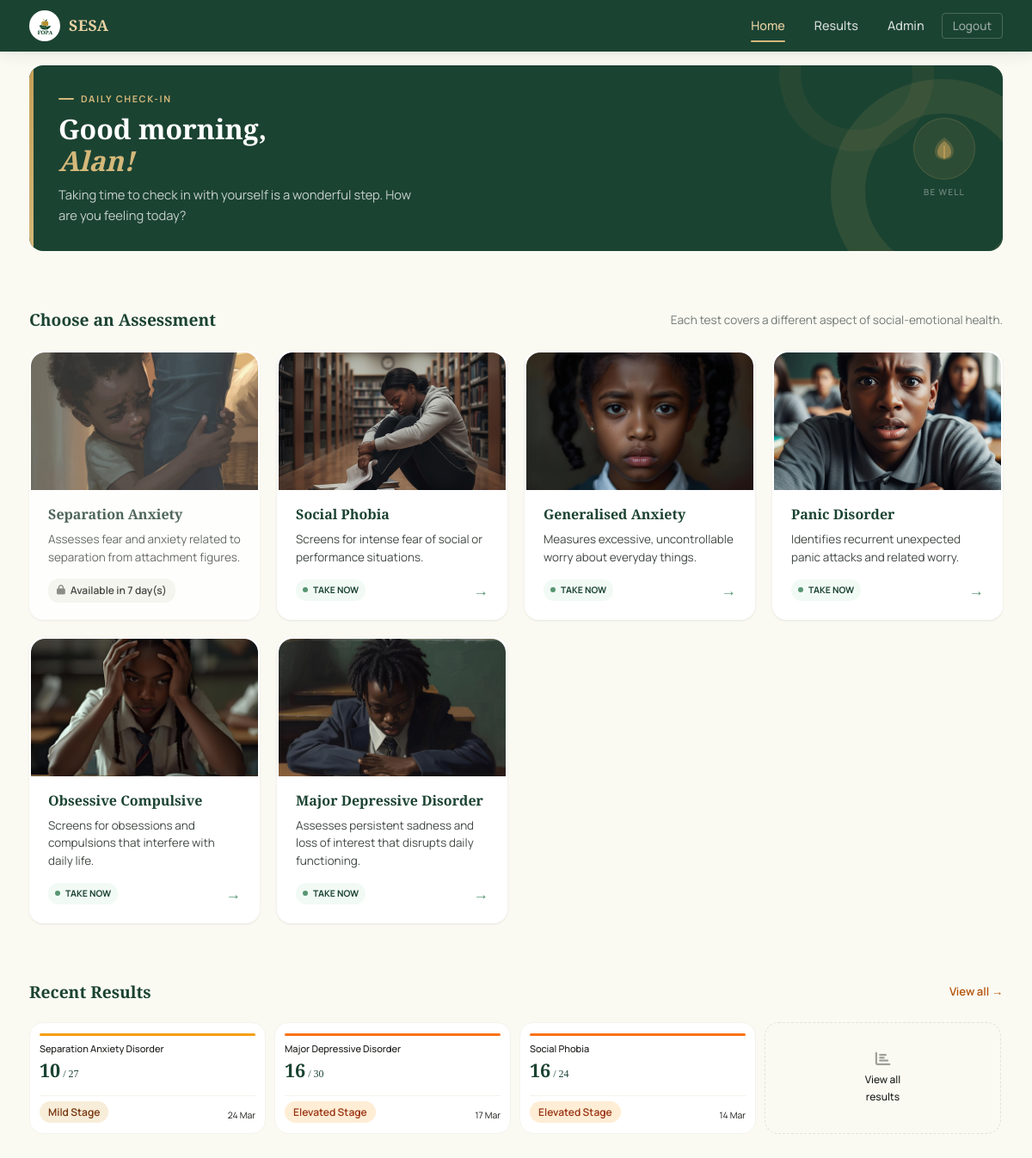
The app's page /home (signed in) with its own data.
### app/models/account.py (models this page shows, shortened)
class Accounts(UserMixin, db.Model):
    __tablename__ = 'accounts'
    id = db.Column(db.Integer, primary_key=True)
    fname = db.Column(db.String(100), nullable=False)
    lname = db.Column(db.String(100), nullable=False)
    email = db.Column(db.String(120), unique=True, nullable=True, index=True)
    username = db.Column(db.String(50), unique=True, nullable=False, index=True)
    password = db.Column(db.String(256), nullable=False)
    school_name = db.Column(db.String(200), nullable=True)
    gender = db.Column(db.String(20), nullable=True)
    birthdate = db.Column(db.Date, nullable=True)
    last_login = db.Column(db.DateTime, nullable=True)
    created_at = db.Column(db.DateTime, default=lambda: datetime.now(timezone.utc))
    school_id = db.Column(
        db.Integer,
        db.ForeignKey('school.id', ondelete='CASCADE', name='fk_accounts_school_id'),
        nullable=True,
        index=True
    )
    class_group = db.Column(db.String(50), nullable=True)   # e.g. "Form 2A", "JHS 3B"
    level = db.Column(db.String(20), nullable=True)          # jhs | shs | university
    claim_code_hash  = db.Column(db.String(256), nullable=True)
    claim_code_plain = db.Column(db.String(20),  nullable=True)
    is_claimed       = db.Column(db.Boolean, default=True, nullable=False, server_default='1')
    is_admin = db.Column(db.Boolean, default=False, nullable=False)
    is_counsellor = db.Column(db.Boolean, default=False, server_default='0', nullable=False)
    failed_attempts = db.Column(db.Integer, default=0, server_default='0', nullable=False)
    locked_until = db.Column(db.DateTime, nullable=True)  # NULL = not locked
    phone = db.Column(db.String(20), nullable=True)
    consent_given = db.Column(db.Boolean, default=False, nullable=False, server_default='0')
    consent_given_at = db.Column(db.DateTime, nullable=True)
    consent_version = db.Column(db.String(10), nullable=True)  # e.g. 'v1.0'
    test_results = db.relationship(
        'TestResult',
        backref='account',
        lazy='dynamic',
        cascade='all, delete-orphan'
    )
    @property
    def is_super_admin(self):
        return self.is_admin
    LOCKOUT_THRESHOLD = 5      # failed attempts before lockout
    LOCKOUT_MINUTES   = 15     # minutes locked after threshold reached

### app/models/assessment_type.py (models this page shows, shortened)
class AssessmentType(db.Model):
    __tablename__ = 'assessment_type'
    id             = db.Column(db.Integer, primary_key=True)
    name           = db.Column(db.String(100), unique=True, nullable=False)
    display_name   = db.Column(db.String(100), nullable=False)
    description    = db.Column(db.Text, nullable=True)
    icon           = db.Column(db.String(10),  nullable=True)
    color          = db.Column(db.String(20),  nullable=True)
    order          = db.Column(db.Integer,     default=0, nullable=False)
    is_active      = db.Column(db.Boolean,     default=True, nullable=False)
    scoring_ranges = db.Column(db.JSON,        nullable=False)
    image_url      = db.Column(db.String(500), nullable=True)

### app/models/test_result.py (models this page shows, shortened)
class TestResult(db.Model):
    __tablename__ = 'test_results'
    id = db.Column(db.Integer, primary_key=True)
    user_id = db.Column(db.Integer, db.ForeignKey('accounts.id', ondelete='CASCADE'), nullable=False, index=True)
    test_type = db.Column(db.String(100), nullable=False, index=True)
    score = db.Column(db.Integer, nullable=False)
    max_score = db.Column(db.Integer, nullable=True)
    stage = db.Column(db.String(50), nullable=True, index=True)  # "Normal Stage", "Mild Stage", etc.
    _feedback_encrypted = db.Column('feedback', db.Text, nullable=True)
    @property
    def feedback(self):
        if not self._feedback_encrypted:
            return None
        f = _get_fernet()
        if not f:
            return self._feedback_encrypted
        try:
            return f.decrypt(self._feedback_encrypted.encode()).decode()
        except Exception:
            return self._feedback_encrypted
    @feedback.setter
    def feedback(self, value):
        if not value:
            self._feedback_encrypted = None
            return
        f = _get_fernet()
        if not f:
            self._feedback_encrypted = value
            return
        self._feedback_encrypted = f.encrypt(value.encode()).decode()
    details = db.Column(db.Text, nullable=True)           # kept for backward compat
    taken_at = db.Column(db.DateTime, default=lambda: datetime.now(timezone.utc), index=True)

### app/routes/main.py (the view)
@main_bp.route('/home')
@login_required
def home():
    user = current_user
    results = user.test_results.order_by(TestResult.taken_at.desc()).all()
    total_tests = len(results)
    most_recent = results[0] if results else None
    question_counts = {
        row.test_type: row.count
        for row in db.session.query(
            Question.test_type,
            func.count(Question.id).label('count')
        ).group_by(Question.test_type).all()
    }
    from datetime import datetime, timedelta, timezone
    now = datetime.now()
    latest_by_type = {}
    for r in results:
        if r.test_type not in latest_by_type:
            latest_by_type[r.test_type] = r
    from app.models.assessment_type import AssessmentType
    tests_meta = []
    COOLDOWN_DAYS = 7
    for at in AssessmentType.query.filter_by(is_active=True).order_by(AssessmentType.order).all():
        days_remaining = 0
        is_ready = True
        latest = latest_by_type.get(at.name)
        if latest and latest.taken_at:
            taken_at = latest.taken_at
            if taken_at.tzinfo is None:
                taken_at = taken_at.replace(tzinfo=timezone.utc)
            current_time = now.replace(tzinfo=timezone.utc) if now.tzinfo is None else now
            days_ago = (current_time - taken_at).days
            days_left = COOLDOWN_DAYS - days_ago
            if days_left > 0:
                days_remaining = days_left
                is_ready = False
        tests_meta.append({
            'name':  at.name,
            'title': at.display_name,
            'desc':  at.description or '',
            'icon':  at.icon or '🧠',
            'color': at.color or 'green',
            'count': question_counts.get(at.name, 0),
            'image_url': at.image_url,
            'days_remaining': days_remaining,
            'is_ready': is_ready
        })
    this_month_results = [
        r for r in results
        if r.taken_at and r.taken_at.month == now.month and r.taken_at.year == now.year
    ]
    tests_this_month = len(this_month_results)
    total_assessments_taken = total_tests   # passed to template as total count
    assessments_this_month  = tests_this_month
    recent_results = results[:3]  # 3 most recent for the home table
    hour = now.hour
    if hour < 12:
        greeting = "Good morning"
    elif hour < 17:
        greeting = "Good afternoon"
    else:
        greeting = "Good evening"
    new_username = session.pop('show_username_prompt', None)
    return render_template(
        'main/home.html',
        user=user,
        total_tests=total_tests,
        avg_score=total_assessments_taken,
        most_recent=most_recent,
        tests_meta=tests_meta,
        score_change=None,
        prev_avg=assessments_this_month,
        recent_results=recent_results,
        latest_by_type=latest_by_type,
        greeting=greeting,
        new_username=new_username,
    )

### app/templates/main/home.html (shortened to what this page needs)
{% extends 'base.html' %}
{% block nav_links %}
  <li><a href="{{ url_for('main.home') }}" class="active">Home</a></li>
  <li><a href="{{ url_for('main.results') }}">Results</a></li>
  {% if current_user.is_super_admin %}
    <li><a href="{{ url_for('admin.dashboard') }}">Admin</a></li>
  {% endif %}
  <li><a href="{{ url_for('auth.logout') }}" class="btn-nav-logout">Logout</a></li>
{% endblock %}
{% block body %}
<div class="container" style="padding-bottom: 48px;">
  <div class="empathy-hero">
    <div class="empathy-hero-arc"></div>
    <div class="empathy-hero-arc2"></div>
    <div class="empathy-hero-stripe"></div>
    <div class="empathy-hero-content">
      <span class="empathy-eyebrow">Daily Check-in</span>
      <h1 class="empathy-greeting">{{ greeting }},<br><em>{{ user.fname }}!</em></h1>
      <p class="empathy-message">Taking time to check in with yourself is a wonderful step. How are you feeling today?</p>
    </div>
    <div class="empathy-hero-visual">
      <div class="empathy-leaf-ring">
      </div>
      <span class="empathy-tagline">Be well</span>
    </div>
  </div>
  <div class="section" id="assessments">
    <div class="section-head">
      <h2>Choose an Assessment</h2>
      <p style="font-size: 0.85rem; color: var(--gray-500);">Each test covers a different aspect of social-emotional health.</p>
    </div>
    <div class="test-grid">
      {% for test in tests_meta %}
      <a href="{% if test.is_ready %}{{ url_for('test.display_questions', test_type=test.name) }}{% else %}javascript:void(0);{% endif %}"
         class="test-card {% if not test.is_ready %}locked{% endif %}"
         {% if not test.is_ready %}onclick="alert('This assessment will be exactly 7 days after your previous attempt. Please wait {{ test.days_remaining }} more day(s).');"{% endif %}>
        <div class="test-card-image">
          {% if test.get('image_url') %}
          <img src="{{ test.image_url }}"
               alt="{{ test.name }}"
               loading="lazy"
               width="400"
               height="160">
          {% endif %}
        </div>
        <div class="test-card-content">
          <h3>{{ test.get('title') or test.get('display_name') or test.name }}</h3>
          <p>{{ test.get('desc') or test.get('description') or '' }}</p>
          <div class="test-card-meta" style="display: flex; justify-content: space-between; align-items: center;">
            {% if test.is_ready %}
              <span class="pulse-badge"><span class="pulse-dot"></span> Take Now</span>
              <span class="test-card-arrow">→</span>
            {% else %}
              <span class="lock-indicator"><i class="fa-solid fa-lock" style="font-size:0.7rem;opacity:0.6;"></i> Available in {{ test.days_remaining }} day(s)</span>
            {% endif %}
          </div>
        </div>
      </a>
      {% endfor %}
    </div>
  </div>
  {% if recent_results %}
  <div class="section">
    <div class="section-head">
      <h2>Recent Results</h2>
      <a href="{{ url_for('main.results') }}" style="font-size:0.82rem; color:var(--gold-600, #b45309); font-weight:600;">View all →</a>
    </div>
    <div class="recent-results-scroll">
      {% for r in recent_results %}
        {% set s = (r.stage or r.details or 'unknown') | lower %}
        {% if 'normal' in s %}{% set bar_mod = 'normal' %}{% set badge_class = 'stage-normal' %}
        {% elif 'mild' in s %}{% set bar_mod = 'mild' %}{% set badge_class = 'stage-mild' %}
        {% elif 'elevated' in s %}{% set bar_mod = 'elevated' %}{% set badge_class = 'stage-elevated' %}
        {% elif 'clinical' in s %}{% set bar_mod = 'clinical' %}{% set badge_class = 'stage-clinical' %}
        {% else %}{% set bar_mod = 'mild' %}{% set badge_class = 'badge-gray' %}{% endif %}
        <div class="recent-result-card">
          <div class="recent-result-bar recent-result-bar--{{ bar_mod }}"></div>
          <div class="recent-result-title">{{ r.test_type }}</div>
          <div class="recent-result-score">
            {{ r.score }}{% if r.max_score %}<span> / {{ r.max_score }}</span>{% endif %}
          </div>
          <div class="recent-result-bottom">
            <span class="badge {{ badge_class }}">{{ r.stage or r.details or 'Unknown' }}</span>
            <span class="recent-result-date">{{ r.taken_at.strftime('%d %b') }}</span>
          </div>
        </div>
      {% endfor %}
      <a href="{{ url_for('main.results') }}" class="recent-result-more">
        <i class="fa-solid fa-chart-bar" style="font-size:1.1rem; opacity:0.4;"></i>
        <span>View all<br>results</span>
      </a>
    </div>
  </div>
  {% endif %}
</div>
{% endblock %}

### app/templates/base.html (shortened to what this page needs)
<!DOCTYPE html>
<html lang="en">
<head>
  <link rel="stylesheet" href="{{ url_for('static', filename='css/main.css') }}">
  <link rel="stylesheet" href="https://cdnjs.cloudflare.com/ajax/libs/font-awesome/6.5.0/css/all.min.css">
</head>
<body class="{% if (current_user.is_authenticated and not current_user.is_super_admin) or session.get('school_id') %}has-bottom-nav {% endif %}{% block body_class %}{% endblock %}">
{% block full_page %}
<div class="app-layout">
  {% block navbar %}
  <nav class="navbar" id="mainNav">
    <div class="navbar-inner">
      <a href="{{ url_for('main.landing') }}" class="navbar-brand">
        <img src="{{ url_for('static', filename='images/Pofa.png') }}" alt="FOPA Logo" class="navbar-logo">
        <span class="navbar-title">SESA</span>
      </a>
      <ul class="navbar-links">
        {% block nav_links %}{% endblock %}
      </ul>
    </div>
  </nav>
  {% endblock %}
  <main>
    {% block body %}{% endblock %}
  </main>
</div>
{% endblock %}
</body>
</html>

### records on screen
Accounts: fname "Alan"
AssessmentType: image_url (picture), display_name "Separation Anxiety", description "Assesses fear and anxiety related to separation from attachment figures.", days_remaining "7"
AssessmentType: image_url (picture), display_name "Social Phobia", description "Screens for intense fear of social or performance situations.", shows "TAKE NOW"
AssessmentType: image_url (picture), display_name "Generalised Anxiety", description "Measures excessive, uncontrollable worry about everyday things.", shows "TAKE NOW"
AssessmentType: image_url (picture), display_name "Panic Disorder", description "Identifies recurrent unexpected panic attacks and related worry.", shows "TAKE NOW"
AssessmentType: image_url (picture), display_name "Obsessive Compulsive", description "Screens for obsessions and compulsions that interfere with daily life.", shows "TAKE NOW"
AssessmentType: image_url (picture), display_name "Major Depressive Disorder", description "Assesses persistent sadness and loss of interest that disrupts daily functioning.", shows "TAKE NOW"
TestResult: test_type "Separation Anxiety Disorder", score "10", max_score "27", stage "Mild Stage", taken_at "24 Mar"
TestResult: test_type "Major Depressive Disorder", score "16", max_score "30", stage "Elevated Stage", taken_at "17 Mar"
TestResult: test_type "Social Phobia", score "16", max_score "24", stage "Elevated Stage", taken_at "14 Mar"

### other values on screen
{{ greeting }} "Good morning"
